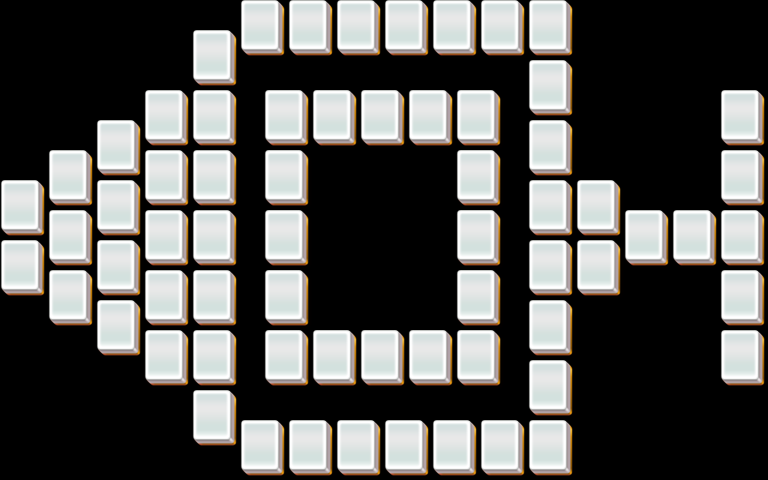

Rendered tile map (Tiled .tmx) drawn with the repository's tilesets; below, a short description and the map source with its tile grids summarised:
An orthogonal 32x16 tile map with 24x30 px tiles, 5 tile layers (layer1, layer2, layer3, layer4, ...).

<map version="1.0" orientation="orthogonal" width="32" height="16" tilewidth="24" tileheight="30">
 <properties>
  <property name="species" value="20" />
 </properties>
 <tileset firstgid="1" name="mahjong" tilewidth="48" tileheight="60">
  <image source="mahjong.png" width="48" height="60" />
 </tileset>
 <layer name="layer1" width="32" height="16">
  <data>[512 cells, 66 non-empty, 1 distinct tile ids]</data>
 </layer>
 <layer name="layer2" width="32" height="16">
  <data>[512 cells, 66 non-empty, 1 distinct tile ids]</data>
 </layer>
 <layer name="layer3" width="32" height="16">
  <data>[512 cells, 16 non-empty, 1 distinct tile ids]</data>
 </layer>
 <layer name="layer4" width="32" height="16">
  <data>[512 cells, 0 non-empty, 0 distinct tile ids]</data>
 </layer>
 <layer name="layer5" width="32" height="16">
  <data>[512 cells, 0 non-empty, 0 distinct tile ids]</data>
 </layer>
</map>
